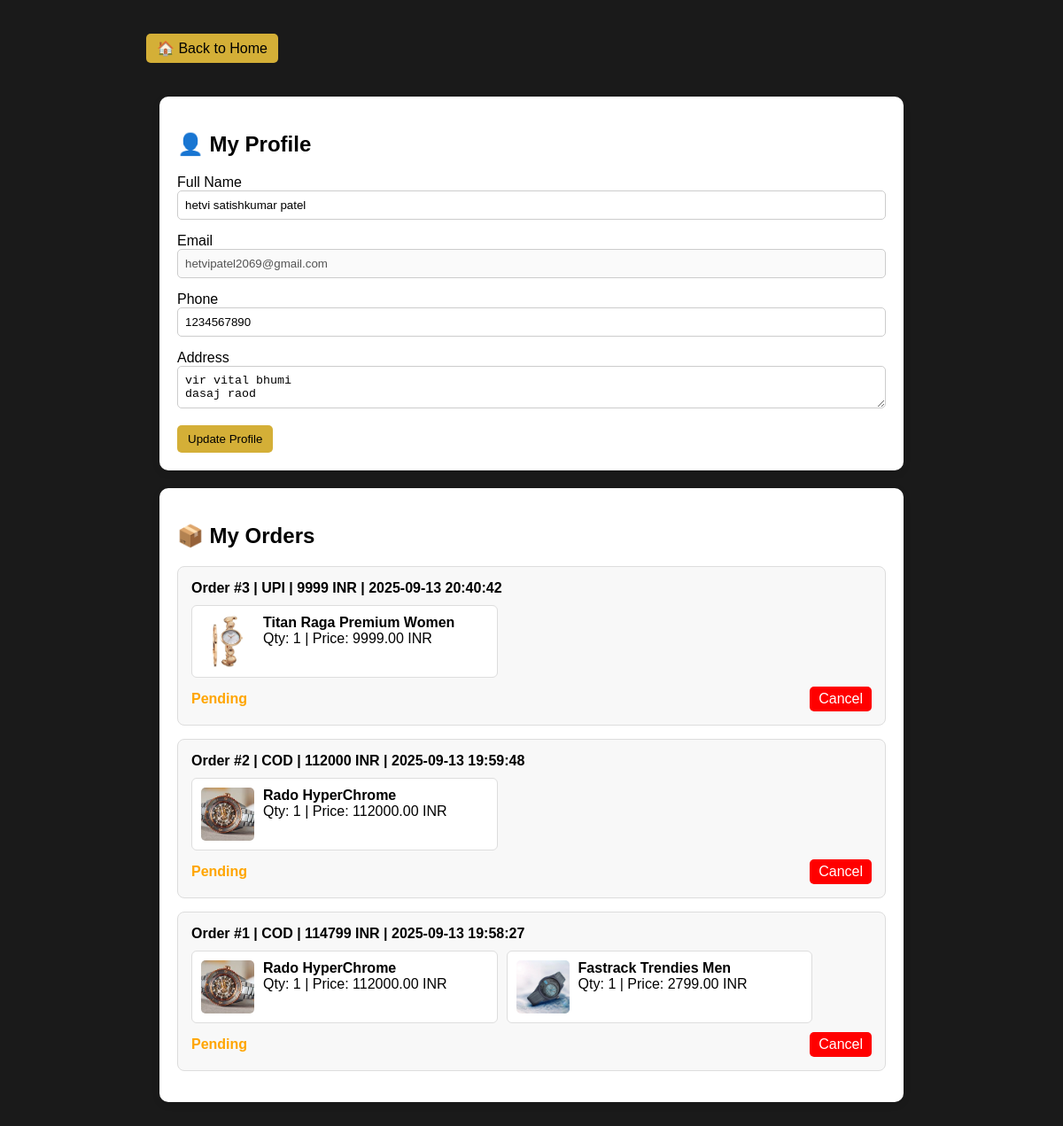
Before: /profile.php (signed in) with the older database file.
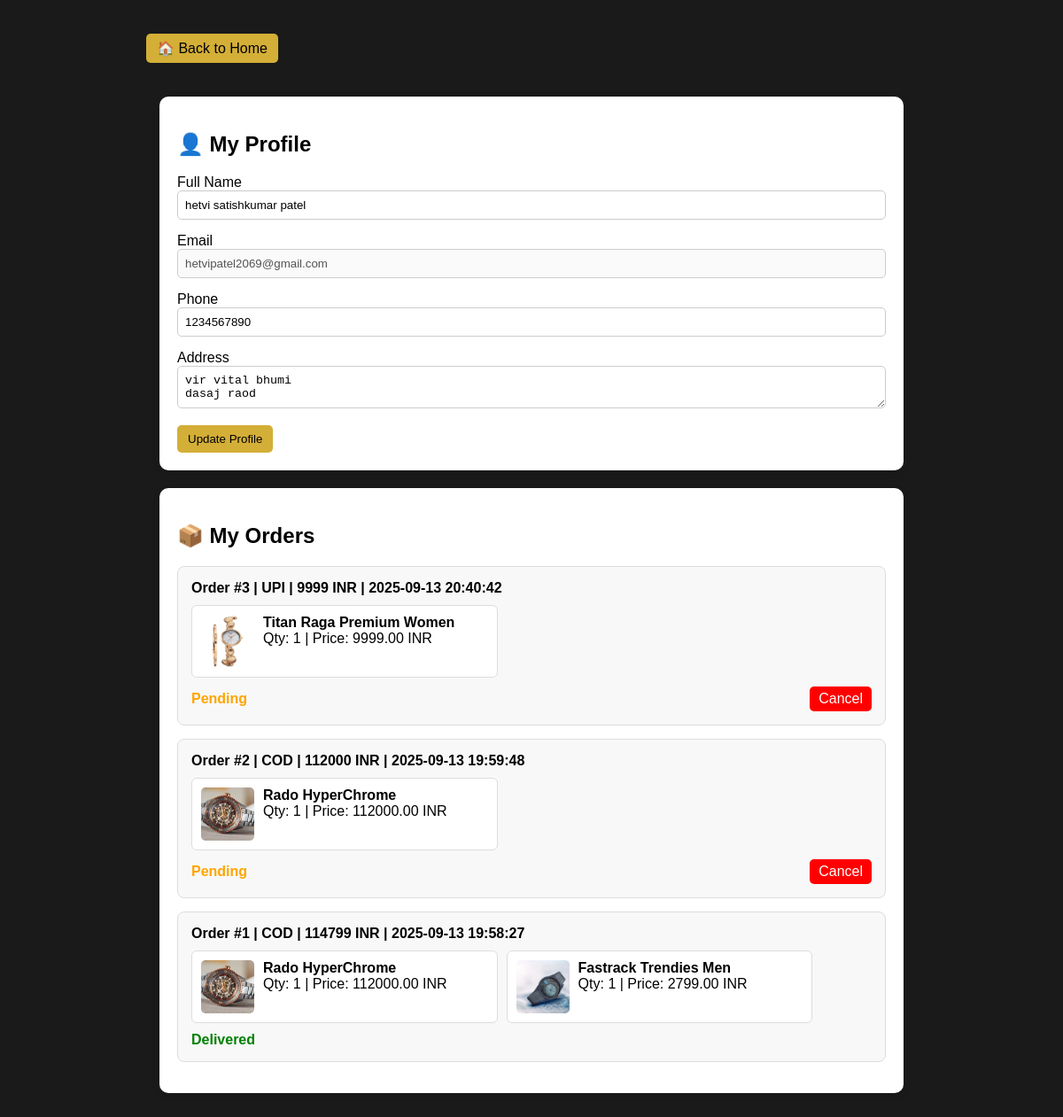
After: the same page with the newer database file.
### tables this page shows
CREATE TABLE `orders` (
  `order_id` int(11) NOT NULL,
  `user_id` int(11) NOT NULL,
  `fullname` varchar(100) NOT NULL,
  `email` varchar(100) NOT NULL,
  `phone` varchar(255) NOT NULL,
  `payment_method` enum('UPI','COD','Card','NetBanking') NOT NULL,
  `address` text NOT NULL,
  `created_at` datetime DEFAULT current_timestamp(),
  `status` enum('pending','delivered','cancelled') NOT NULL DEFAULT 'pending',
  `total_amount` decimal(10,2) NOT NULL
);

### profile.php (the view, shortened to what this page needs)
<?php
include 'db.php';
$user_id = $_SESSION['user_id'];
$user_query = $conn->prepare("SELECT fullname, email, username, phone, address FROM users WHERE id = ?");
$user_query->bind_param("i", $user_id);
$user_query->execute();
$user = $user_query->get_result()->fetch_assoc();
$orders_query = $conn->prepare("
    SELECT o.order_id, o.payment_method, o.status, o.created_at
    FROM orders o
    WHERE o.user_id = ?
    ORDER BY o.order_id DESC
");
$orders_query->bind_param("i", $user_id);
$orders_query->execute();
$orders_result = $orders_query->get_result();
$orders = [];
while ($order = $orders_result->fetch_assoc()) {
    $items_query = $conn->prepare("
        SELECT oi.quantity, oi.price, p.name, p.image
        FROM order_items oi
        JOIN products p ON oi.product_id = p.id
        WHERE oi.order_id = ?
    ");
    $items_query->bind_param("i", $order['order_id']);
    $items_query->execute();
    $items = $items_query->get_result()->fetch_all(MYSQLI_ASSOC);
    $order['items'] = $items;
    $total = 0;
    foreach ($items as $it) {
        $total += $it['price'] * $it['quantity'];
    }
    $order['total_amount'] = $total;
    $orders[] = $order;
}
?>
<!DOCTYPE html>
<html lang="en">
<head>
    <link rel="stylesheet" href="style.css">
</head>
<body>
<div class="profile-container">
    <div style="margin-bottom: 20px;">
        <a href="index.php" class="btn-primary" style="text-decoration: none;">🏠 Back to Home</a>
    </div>
<div class="profile-container">
    <div class="card">
        <h2>👤 My Profile</h2>
        <form method="post">
            <div class="form-group">
                <label>Full Name</label>
                <input type="text" name="fullname" value="<?= htmlspecialchars($user['fullname']) ?>" class="form-control">
            </div>
            <div class="form-group">
                <label>Email</label>
                <input type="email" value="<?= htmlspecialchars($user['email']) ?>" disabled class="form-control">
            </div>
            <div class="form-group">
                <label>Phone</label>
                <input type="text" name="phone" value="<?= htmlspecialchars($user['phone'] ?? '') ?>" class="form-control">
            </div>
            <div class="form-group">
                <label>Address</label>
                <textarea name="address" class="form-control"><?= htmlspecialchars($user['address'] ?? '') ?></textarea>
            </div>
            <button type="submit" name="update_profile" class="btn-primary">Update Profile</button>
        </form>
    </div>
    <div class="card">
        <h2>📦 My Orders</h2>
        <?php if (empty($orders)): ?>
            <p>No orders yet.</p>
        <?php else: ?>
            <?php foreach ($orders as $order): ?>
                <div class="order-card">
                    <div class="order-header">
                        Order #<?= $order['order_id'] ?> |
                        <?= ucfirst($order['payment_method']) ?> |
                        <?= $order['total_amount'] ?> INR |
                        <?= $order['created_at'] ?>
                    </div>
                    <div class="order-products">
                        <?php foreach ($order['items'] as $item): ?>
                            <div class="product-item">
                                <img src="<?= $item['image'] ?>" alt="<?= htmlspecialchars($item['name']) ?>">
                                <div>
                                    <strong><?= htmlspecialchars($item['name']) ?></strong><br>
                                    Qty: <?= $item['quantity'] ?> | Price: <?= $item['price'] ?> INR
                                </div>
                            </div>
                        <?php endforeach; ?>
                    </div>
                    <div class="order-footer">
                        <span class="status <?= $order['status'] ?>"><?= ucfirst($order['status']) ?></span>
                        <?php if ($order['status'] === 'pending'): ?>
                            <a href="?cancel_order=<?= $order['order_id'] ?>" class="btn-danger">Cancel</a>
                        <?php endif; ?>
                    </div>
                </div>
            <?php endforeach; ?>
        <?php endif; ?>
    </div>
</div>
</body>
</html>

Changed rows visible on the page:
changed orders id 1: status "Pending" → "Delivered"; no longer shows "Cancel"
